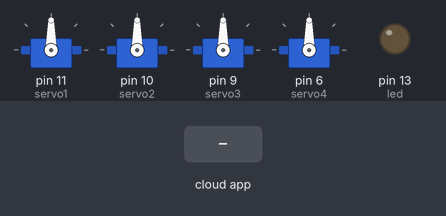
The sketch below on a simulated Arduino Uno, built with avr-gcc and run on an emulated ATmega328P. Parts: 4 × servo, output pins drawn as LEDs (lit = HIGH). The test bench sets the inputs (shaded band). The ROS host is connected and sends only what is stated.

Above: at 1.2 s.
1.3 s: the phone or cloud app sets servo1 to 0
At 2.3 s:
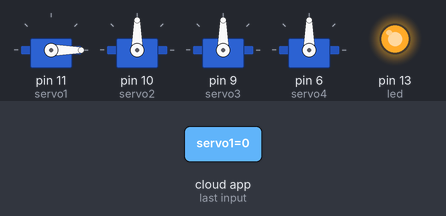
2.8 s: the phone or cloud app sets servo2 to 0
At 3.5 s:
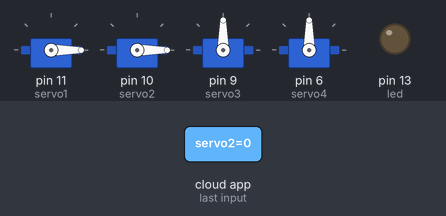
4.3 s: the phone or cloud app sets servo3 to 0
At 4.6 s:
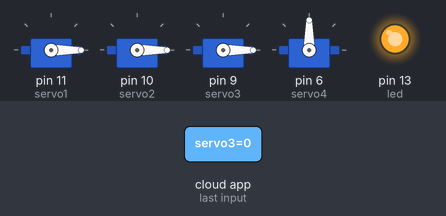
5.8 s: the phone or cloud app sets servo4 to 0
At 7.0 s:
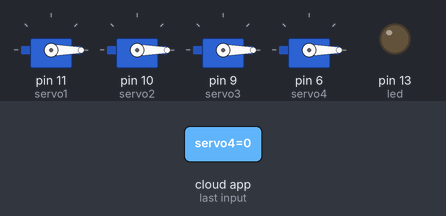
7.3 s: the phone or cloud app sets servo1 to 45
At 8.0 s:
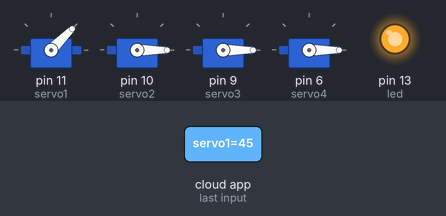
8.8 s: the phone or cloud app sets servo2 to 45
At 9.2 s:
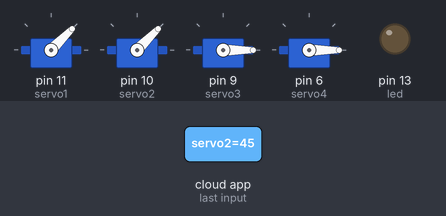
Timing chart, 0 to 11.3 s (numbered marks = the images above; inputs shaded):
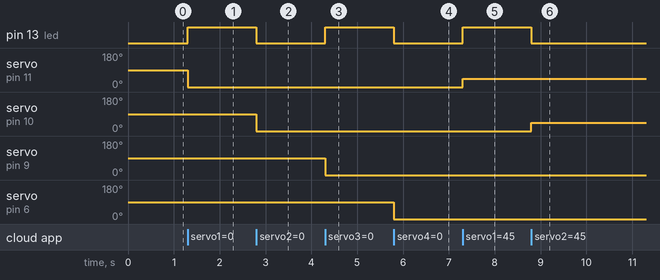

The sketch:

servo_controller.ino
```cpp
#if defined(ARDUINO) && ARDUINO >= 100
#include "Arduino.h"
#else
#include <WProgram.h>
#endif
#include <Servo.h>
#include <ros.h>
#include <std_msgs/UInt16.h>
ros::NodeHandle nh;
Servo servo1;
Servo servo2;
Servo servo3;
Servo servo4;

void servo_cb1( const std_msgs::UInt16& cmd_msg){
servo1.write(cmd_msg.data); //set 1servo angle, should be from 0-180
digitalWrite(13, HIGH-digitalRead(13)); //toggle led
}

void servo_cb2( const std_msgs::UInt16& cmd_msg){
servo2.write(cmd_msg.data); //set servo angle, should be from 0-180
digitalWrite(13, HIGH-digitalRead(13)); //toggle led
}

void servo_cb3( const std_msgs::UInt16& cmd_msg){
servo3.write(cmd_msg.data); //set servo angle, should be from 0-180
digitalWrite(13, HIGH-digitalRead(13)); //toggle led
}

void servo_cb4( const std_msgs::UInt16& cmd_msg){
servo4.write(cmd_msg.data); //set servo angle, should be from 0-180
digitalWrite(13, HIGH-digitalRead(13)); //toggle led
}

ros::Subscriber<std_msgs::UInt16> sub1("servo1", servo_cb1);
ros::Subscriber<std_msgs::UInt16> sub2("servo2", servo_cb2);
ros::Subscriber<std_msgs::UInt16> sub3("servo3", servo_cb3);
ros::Subscriber<std_msgs::UInt16> sub4("servo4", servo_cb4);

void setup(){
pinMode(13, OUTPUT);
nh.initNode();
nh.subscribe(sub1);
nh.subscribe(sub2);
nh.subscribe(sub3);
nh.subscribe(sub4);
servo1.attach(11); //attach it to pin 5 (end)
servo2.attach(10); //attach it to pin 6
servo3.attach(9); //attach it to pin 10
servo4.attach(6); //attach it to pin 11 (base)
}
void loop(){
nh.spinOnce();
delay(1);
}
```

Measured:
- after the input at 1.3 s, pin 13 (led): LOW → HIGH at once; servo on pin 11 (servo1): 90° → 0° at once
- after the input at 2.8 s, pin 13 (led): HIGH → LOW at once; servo on pin 10 (servo2): 90° → 0° at once
- after the input at 4.3 s, pin 13 (led): LOW → HIGH at once; servo on pin 9 (servo3): 90° → 0° at once
- after the input at 5.8 s, pin 13 (led): HIGH → LOW at once; servo on pin 6 (servo4): 90° → 0° at once
- after the input at 7.3 s, pin 13 (led): LOW → HIGH at once; servo on pin 11 (servo1): 0° → 45° at once
- after the input at 8.8 s, pin 13 (led): HIGH → LOW at once; servo on pin 10 (servo2): 0° → 45° at once
